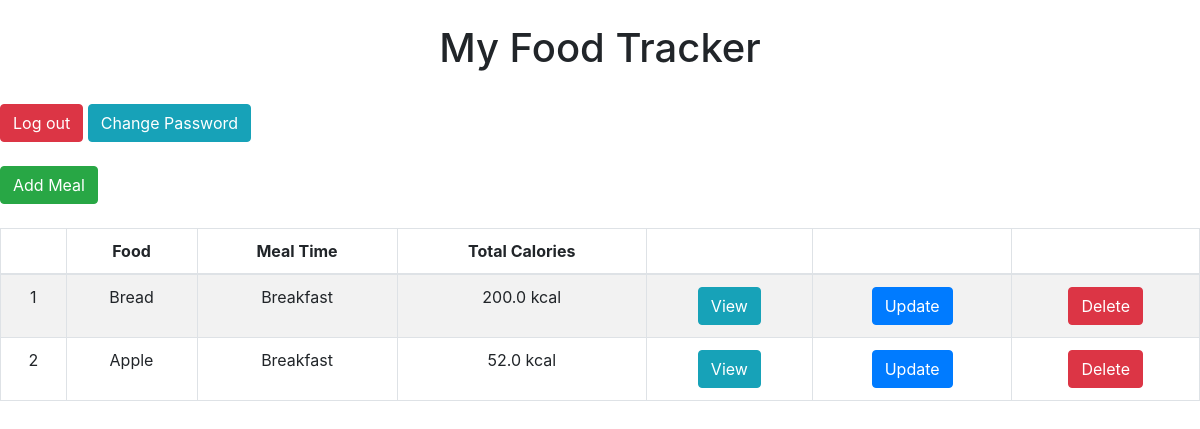
/index, run on the app's committed database.
### food/models.py (models this page shows, shortened)
class Meal(models.Model):
	BREAKFAST = 1
	MORNING_SNACK = 2
	LUNCH = 3
	AFTERNOON_SNACK = 4
	DINNER = 5
	EVENING_SNACK = 6
	MEAL_TIME_TYPES = (
		(BREAKFAST, "Breakfast"),
		(MORNING_SNACK, "Morning Snack"),
		(LUNCH, "Lunch"),
		(AFTERNOON_SNACK, "Afternoon Snack"),
		(DINNER, "Dinner"),
		(EVENING_SNACK, "Evening Snack")
	)
	food = models.ForeignKey(Food, verbose_name="Food", on_delete=models.CASCADE)
	serving_size = models.IntegerField(verbose_name="Serving Size")
	meal_time = models.IntegerField(verbose_name="Meal Time", choices=MEAL_TIME_TYPES)
	def get_total_calories(self):
		return self.serving_size * self.food.calories

class Food(models.Model):
	name = models.CharField(verbose_name="Food Name", max_length=200)
	calories = models.FloatField(verbose_name="Calories (kcal)")
	total_fat = models.FloatField(verbose_name="Total Fat (g)")
	saturated_fat = models.FloatField(verbose_name="Saturated Fat (g)")
	cholesterol = models.FloatField(verbose_name="Cholesterol (mg)")
	sodium = models.FloatField(verbose_name="Sodium (mg)")
	total_carbohydrate = models.FloatField(verbose_name="Total Carbohydrate (g)")
	dietary_fibre = models.FloatField(verbose_name="Dietary Fibre (g)")
	sugar = models.FloatField(verbose_name="Sugar (g)")
	protein = models.FloatField(verbose_name="Protein (g)")

### food/views.py (the view)
# urls.py: url(r'^index$', index, name='index'),
def index(request):
	template = 'list.html'
	meals = Meal.objects.all()
	context = {
		'meals': meals,
	}
	return render (request, template, context)

### templates/list.html (shortened to what this page needs)
<html>
	<head>
		<link rel="stylesheet" href="https://stackpath.bootstrapcdn.com/bootstrap/4.1.1/css/bootstrap.min.css">
	</head>
	<body>
		<br />
		<h1 align="center">My Food Tracker</h1> </br>
		<a href="{% url 'auth_logout' %}" class="btn btn-danger">Log out</a>
		<a href="{% url 'auth_password_change' %}" class="btn btn-info"> Change Password </a>
		<br /><br />
		<a href="{% url 'food:add-meal' %}" class="btn btn-success">Add Meal</a> <br /><br />
		<table class="table table-striped table-bordered">
			<thead align="center">
				<tr>
					<th> </th>
					<th>Food</th>
					<th>Meal Time</th>
					<th>Total Calories</th>
					<th> </th>
					<th> </th>
					<th> </th>
				</tr>
			</thead>
			<tbody align="center">
				{% for meal in meals %}
				<tr>
					<td>{{forloop.counter}}</td>
					<td>{{ meal.food.name }}</td>
					<td>{{ meal.get_meal_time_display }}</td>
					<td>{{ meal.get_total_calories }} kcal</td>
					<td>
						<a href="{% url 'food:view-meal' meal.id %}" class="btn btn-info">View</a>
					</td>
					<td>
						<a href="{% url 'food:update-meal' meal.id %}" class="btn btn-primary">Update</a>
					</td>
					<td>
						<a href="{% url 'food:delete-meal' meal.id %}" class="btn btn-danger">Delete</a>
				</tr>
				{% empty %}
				<tr>
					<td colspan=6 style="color:red;">NO MEALS YET</td>
				</tr>
				{% endfor %}
			</tbody>
		</table>
	</body>
</html>

### data on the page
Meal: food.name "Bread", meal_time "Breakfast", get_total_calories "200.0"
Meal: food.name "Apple", meal_time "Breakfast", get_total_calories "52.0"
